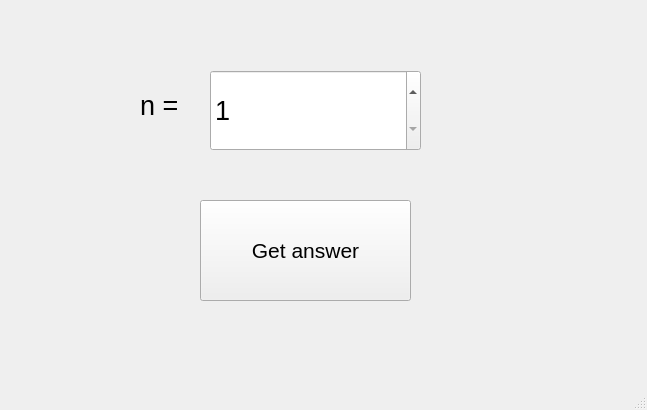
<?xml version="1.0" encoding="UTF-8"?>
<ui version="4.0">
 <class>MainWindow</class>
 <widget class="QMainWindow" name="MainWindow">
  <property name="geometry">
   <rect>
    <x>0</x>
    <y>0</y>
    <width>647</width>
    <height>410</height>
   </rect>
  </property>
  <property name="windowTitle">
   <string>MainWindow</string>
  </property>
  <widget class="QWidget" name="centralwidget">
   <widget class="QLabel" name="label">
    <property name="geometry">
     <rect>
      <x>140</x>
      <y>80</y>
      <width>51</width>
      <height>51</height>
     </rect>
    </property>
    <property name="text">
     <string>&lt;html&gt;&lt;head/&gt;&lt;body&gt;&lt;p&gt;&lt;span style=&quot; font-size:20pt;&quot;&gt;n =&lt;/span&gt;&lt;/p&gt;&lt;/body&gt;&lt;/html&gt;</string>
    </property>
   </widget>
   <widget class="QPushButton" name="pushButton">
    <property name="geometry">
     <rect>
      <x>200</x>
      <y>200</y>
      <width>211</width>
      <height>101</height>
     </rect>
    </property>
    <property name="maximumSize">
     <size>
      <width>211</width>
      <height>16777215</height>
     </size>
    </property>
    <property name="font">
     <font>
      <pointsize>16</pointsize>
     </font>
    </property>
    <property name="toolTip">
     <string>&lt;html&gt;&lt;head/&gt;&lt;body&gt;&lt;p&gt;&lt;br/&gt;&lt;/p&gt;&lt;/body&gt;&lt;/html&gt;</string>
    </property>
    <property name="text">
     <string>Get answer</string>
    </property>
   </widget>
   <widget class="QSpinBox" name="spinBox">
    <property name="geometry">
     <rect>
      <x>210</x>
      <y>70</y>
      <width>211</width>
      <height>81</height>
     </rect>
    </property>
    <property name="font">
     <font>
      <pointsize>20</pointsize>
     </font>
    </property>
    <property name="minimum">
     <number>1</number>
    </property>
    <property name="maximum">
     <number>10000</number>
    </property>
   </widget>
  </widget>
  <widget class="QMenuBar" name="menubar">
   <property name="geometry">
    <rect>
     <x>0</x>
     <y>0</y>
     <width>647</width>
     <height>25</height>
    </rect>
   </property>
  </widget>
  <widget class="QStatusBar" name="statusbar"/>
 </widget>
 <resources/>
 <connections/>
</ui>
